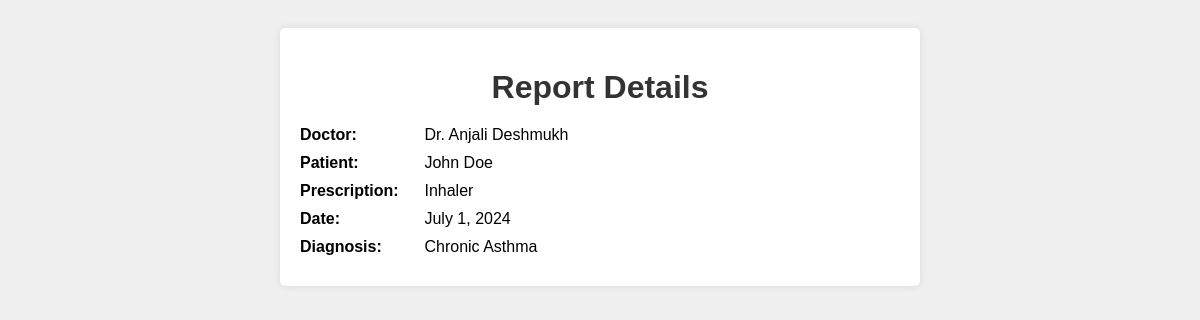
The page /report/1 on the database its author committed.
### hms/models.py (models this page shows, shortened)
class Report(models.Model):
    doctor = models.ForeignKey(Doctor, on_delete=models.CASCADE)
    patient = models.ForeignKey(Patient, on_delete=models.CASCADE)
    prescription = models.TextField()
    date = models.DateField()
    diagnosis = models.TextField()

class Doctor(models.Model):
    name = models.CharField(max_length=200)
    age = models.IntegerField()
    specialization = models.CharField(max_length=10)
    contact = models.CharField(max_length=15)
    hospitals = models.ManyToManyField(Hospital, through='Schedule')
    username = models.CharField(max_length=20)
    password = models.CharField(max_length=20)
    def __str__(self):
        return self.name

class Patient(models.Model):
    name = models.CharField(max_length=200)
    age = models.IntegerField()
    condition = models.CharField(max_length=10)
    contact = models.CharField(max_length=15)
    address = models.CharField(max_length=200)
    hospital = models.ForeignKey(Hospital, on_delete=models.CASCADE)
    doctors = models.ManyToManyField(Doctor, through='Report')
    username = models.CharField(max_length=20)
    password = models.CharField(max_length=20)
    def __str__(self):
        return self.name

### hms/views.py (the view)
# urls.py: path("report/<int:report_id>", views.report_view, name="report_view"),
def report_view(request, report_id):
    report = Report.objects.get(id=report_id)
    return render(request, "report.html", {"report": report})

### templates/report.html (shortened to what this page needs)
<!DOCTYPE html>
<html lang="en">
<head>
</head>
<body>
    <div class="container">
        <h1>Report Details</h1>
        <div class="detail-item">
            <strong>Doctor:</strong> {{ report.doctor }}
        </div>
        <div class="detail-item">
            <strong>Patient:</strong> {{ report.patient }}
        </div>
        <div class="detail-item">
            <strong>Prescription:</strong> {{ report.prescription }}
        </div>
        <div class="detail-item">
            <strong>Date:</strong> {{ report.date }}
        </div>
        <div class="detail-item">
            <strong>Diagnosis:</strong> {{ report.diagnosis }}
        </div>
    </div>
</body>
</html>

### templates/report.html (style rules this page uses)
body { font-family: Arial, sans-serif; background-color: #f0f0f0; padding: 20px; }
.container { background-color: #fff; padding: 20px; border-radius: 5px; box-shadow: 0 0 10px rgba(0, 0, 0, 0.1); max-width: 600px; margin: 0 auto; }
h1 { text-align: center; margin-bottom: 20px; color: #333; }
.detail-item { margin-bottom: 10px; }
.detail-item strong { display: inline-block; width: 120px; font-weight: bold; }

### rows shown on the page
Report: doctor "Dr. Anjali Deshmukh", patient "John Doe", prescription "Inhaler", date "July 1, 2024", diagnosis "Chronic Asthma"
